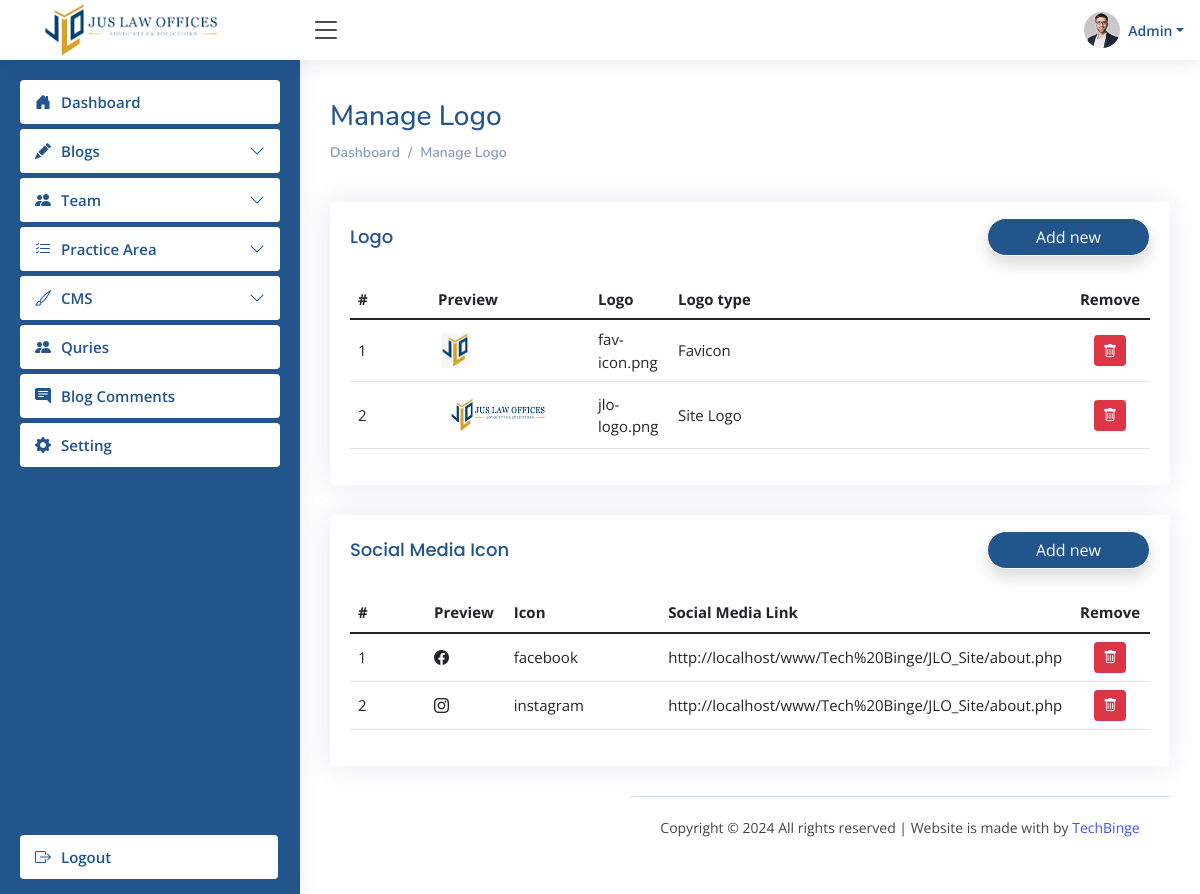
The app's page /admin/index.php?cms-logo (signed in) with its own data.
### tables this page shows
CREATE TABLE `cms_logo` (
  `id` int(11) NOT NULL,
  `logo` text NOT NULL,
  `image_type` varchar(255) NOT NULL,
  `created_at` timestamp NOT NULL DEFAULT current_timestamp() ON UPDATE current_timestamp()
);

CREATE TABLE `cms_social_media_links` (
  `id` int(11) NOT NULL,
  `icon` varchar(255) NOT NULL,
  `social_media_link` text NOT NULL,
  `created_at` timestamp NOT NULL DEFAULT current_timestamp() ON UPDATE current_timestamp()
);

### admin/includes/function.php (called while the page is built, shortened)
<?php
include('../../php-mail-verification/index.php');
                ?>
                            <?php
function getLogo($db)
{
    $query="SELECT * FROM `cms_logo` ORDER BY id DESC ";
    $run=mysqli_query($db,$query);
    $data = array();
    while($fetch = mysqli_fetch_assoc($run))
    {
        $data[] = $fetch;
    }
    return $data;
}
function getSocialIcons($db)
{
    $query="SELECT * FROM `cms_social_media_links`   ";
    $run=mysqli_query($db,$query);
    $data = array();
    while($fetch = mysqli_fetch_assoc($run))
    {
        $data[] = $fetch;
    }
    return $data;
}
?>

### admin/includes/cms-logo.php (the view, shortened to what this page needs)
<?php
  include("db.php");
?>
<main id="main" class="main">
  <div class="card-title">
    <h3>Manage Logo</h3>
        <nav>
            <ol class="breadcrumb">
            <li class="breadcrumb-item"><a href="index.php?dashboard">Dashboard</a></li>
            <li class="breadcrumb-item"><a href="index.php?dashboard">Manage Logo</a></li>
            </ol>
        </nav>
  </div>
  <section class="section">
    <div class="row">
      <div class="col-md-12">
        <div class="card">
          <div class="card-body pt-3">
            <div class="d-flex justify-content-between">
                <h3 class="card-title pt-2"> Logo</h3>
                <button type="button" class="btn rounded-pill shadow px-5 mb-4 spl-btn float-right"
                    data-toggle="modal" data-target="#exampleModal">Add new </button>
            </div>
            <table class="table datatable">
              <thead>
                <tr>
                  <th scope="col" width="10%">#</th>
                  <th scope="col" width="20%" colspan="10">Preview </th>
                  <th scope="col" width="10%" >Logo</th>
                  <th scope="col" width="50%">Logo type</th>
                  <th scope="col" class="text-center" width="10%">Remove</th>
                </tr>
              </thead>
              <tbody >
              <?php
                  $data = getLogo($db);
                  $count=1;
                  foreach($data as $row)
                  {
              ?>
                    <tr >
                    <td scope="row" class="align-middle"><?=$count?></td>
                    <td class="align-middle" colspan="10">
                        <?php
                         $image_type = $row['image_type'];
                         if($image_type == "Favicon")
                         {
                        ?>
                                <img src="./cms/uploaded_logo/<?= $row['logo']?>" class="" style="height: 35px; width: 35px;" >
                        <?php
                         }
                         else
                         {
                            ?>
                                <img src="./cms/uploaded_logo/<?= $row['logo']?>" class="" style="height: 50px; width: 120px;" >
                            <?php
                         }
                        ?>
                    </td>
                    <td class="align-middle"><?= $row['logo']?></td>
                    <td class="align-middle"><?= $row['image_type']?></td>
                    <?php
                        $logo_id =  $row['id'];
                    ?>
                    <td class="align-middle text-center">
                        <a class="btn btn-sm btn-danger " href="includes/function.php?delete_logo=<?=$logo_id?>" onclick="return  confirm('Are you sure, You want to delete current <?= $row['image_type']?>? ')"> <i class="bi bi-trash"></i></a>
                    </td>
                    </tr>
              <?php
                  $count++;
                  }
              ?>
              </tbody>
            </table>
          </div>
        </div>
      </div>
    </div>
  </section>
<section class="section">
    <div class="row">
      <div class="col-md-12">
        <div class="card">
          <div class="card-body pt-3">
            <div class="d-flex justify-content-between">
                <h3 class="card-title pt-2"> Social Media Icon</h3>
                <button type="button" class="btn rounded-pill shadow px-5 mb-4 spl-btn float-right"
                    data-toggle="modal" data-target="#social_media_links">Add new </button>
            </div>
            <table class="table datatable">
              <thead>
                <tr>
                  <th scope="col" width="10%">#</th>
                  <th scope="col" width="10%" colspan="10">Preview </th>
                  <th scope="col" width="20%" >Icon </th>
                  <th scope="col" width="50%">Social Media Link </th>
                  <th scope="col" class="text-center" width="10%">Remove</th>
                </tr>
              </thead>
              <tbody >
              <?php
                  $data = getSocialIcons($db);
                  $count=1;
                  foreach($data as $row)
                  {
              ?>
                    <tr >
                    <td scope="row" class="align-middle"><?=$count?></td>
                    <td class="align-middle" colspan="10">
                        <span class=" bi bi-<?=$row['icon']?>"> </span>
                    </td>
                    <td class="align-middle"><?= $row['icon']?></td>
                    <td class="align-middle"><?= $row['social_media_link']?></td>
                    <?php
                        $icon_id =  $row['id'];
                    ?>
                    <td class="align-middle text-center">
                        <a class="btn btn-sm btn-danger " href="includes/function.php?delete_social_icon=<?=$icon_id?>" onclick="return  confirm('Are you sure, You want to delete current <?= $row['image_type']?>? ')"> <i class="bi bi-trash"></i></a>
                    </td>
                    </tr>
              <?php
                  $count++;
                  }
              ?>
              </tbody>
            </table>
          </div>
        </div>
      </div>
    </div>
  </section>

### admin/assets/css/style.css (style rules this page uses)
:root { scroll-behavior: smooth; --para: #8f8686; --mainbg: #6495ED; --white: #fff; --blue: var(--white); --purple: #4154f1; --gray: #444444; --gradient : linear-gradient(to bottom r?ight, rgba(170, 27, 76, 1.0), rgba(206, 66, 68, 1.0)); --main : #21558c; --main2 : #d3a213; --main3: #BFACE2; }
a { color: #000000; }
table { border-collapse: collapse; width: 100%; }
th { font-size: 15px; }
td { font-size: 15px; }
body { font-family: "Open Sans", sans-serif; background: var(--white); color: #444444; }
a { color: #4154f1; text-decoration: none; }
h1, h2, h3, h4, h5, h6 { font-family: "Nunito", sans-serif; }
.spl-btn { border: 1px solid var(--white); background-color: var(--main); color: var(--white); }
#main { margin-top: 60px; padding: 20px 30px; transition: all 0.3s; }
.card { margin-bottom: 30px; border: none; border-radius: 5px; box-shadow: 0px 0 30px rgba(1, 41, 112, 0.1); }
.card-title { padding: 20px 0 15px 0; font-size: 18px; font-weight: 500; color: var(--main); font-family: "Poppins", sans-serif; }
.card-body { padding: 0 20px 20px 20px; }
.breadcrumb { font-size: 14px; font-family: "Nunito", sans-serif; color: #899bbd; font-weight: 600; }
.breadcrumb a { color: #899bbd; transition: 0.3s; }
.breadcrumb .breadcrumb-item::before { color: #899bbd; }
@media (min-width: 1200px) { #main, #footer { margin-left: 300px; } }

### records on screen
cms_logo: logo (picture), logo "fav-icon.png", image_type "Favicon"
cms_logo: logo (picture), logo "jlo-logo.png", image_type "Site Logo"
cms_social_media_links: icon "facebook", social_media_link "http://localhost/www/Tech%20Binge/JLO_Site/about.php"
cms_social_media_links: icon "instagram", social_media_link "http://localhost/www/Tech%20Binge/JLO_Site/about.php"
